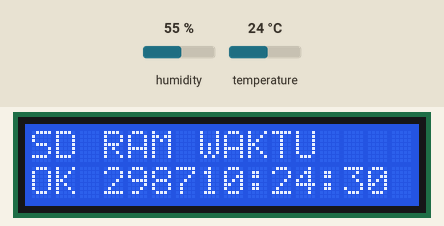
The sketch below on a simulated Arduino Nano, built with avr-gcc and run on an emulated ATmega328P. Parts: 16×2 character LCD. Inputs (shaded band) come from the test bench; at power-on: humidity 55 %, temperature 24 °C. The local clock reads 2024-03-15 10:24:30 at power-on unless the sketch sets it; storage starts empty; what the sketch prints to the serial monitor is not drawn.

Above: at 0.7 s.
At 5.1 s:
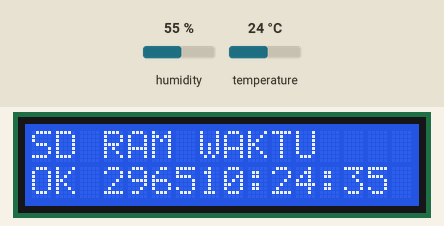
At 10.1 s:
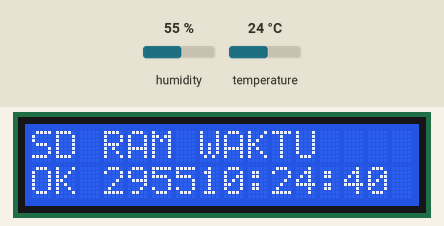
At 18.3 s:
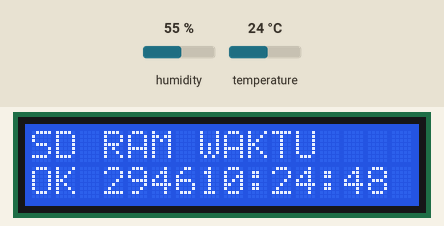
At 27.2 s:
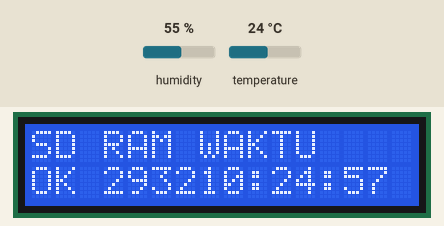
At 38.2 s:
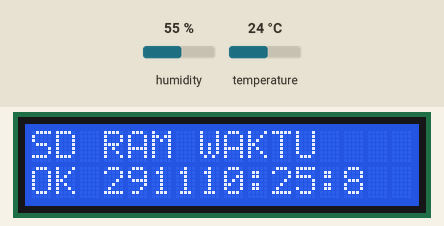

The sketch:

main.ino
```cpp
#include <SD.h>
#include <Wire.h>
#include <DS3231.h>
#include "DHT.h"
#include <LCD_I2C.h>

LCD_I2C lcd(0x27, 16, 2);

#define DHTPIN 2
#define DHTTYPE DHT11

#define PIN_SPI_CS 4

#define S1 A0
#define S2 A1
#define S3 A2
#define S4 A3
#define S5 A6

RTClib myRTC;
File myFile;
bool CondSD;
DateTime now;

DHT dht(DHTPIN, DHTTYPE);
float lembap, suhu;

int freeRam() {
  extern int __heap_start, *__brkval;
  int v;
  return (int) &v - (__brkval == 0 ? (int) &__heap_start : (int) __brkval);
}

void setupSensor(){
    pinMode(S1, INPUT);
    pinMode(S2, INPUT);
    pinMode(S3, INPUT);
    pinMode(S4, INPUT);
    pinMode(S5, INPUT);
}

bool setupFileSD(){
    if (!SD.begin(PIN_SPI_CS)) {
        return 0;
    }else{
        return 1;
    }
}

bool writeFile(String file_name, String txt){
    myFile = SD.open(file_name, FILE_WRITE);
    if(myFile){
        myFile.println(txt);
        myFile.close();
        return 1;
    }else{
        return 0;
    }
}

String getDate(){
    now = myRTC.now();

    return (
        String(now.year(), DEC) + "/" +
        String(now.month(), DEC) + "/" +
        String(now.day(), DEC)
    );
}

String getTime(){
    now = myRTC.now();

    return (
        String(now.hour(), DEC) + ":" +
        String(now.minute(), DEC) + ":" +
        String(now.second(), DEC)
    );
}

void getDHT(){
    lembap = dht.readHumidity();
    suhu = dht.readTemperature();
}

void printLCD(){
    lcd.clear();
    // SD
    lcd.setCursor(0, 0);
    lcd.print("SD");
    lcd.setCursor(0, 1);
    if(CondSD){
        lcd.print("OK");
    }else{
        lcd.print("ER");
    }

    // RAM
    lcd.setCursor(3, 0);
    lcd.print("RAM");
    lcd.setCursor(3, 1);
    lcd.print(freeRam());

    // WAKTU
    lcd.setCursor(7, 0);
    lcd.print("WAKTU");
    lcd.setCursor(7, 1);
    lcd.print(getTime());
}

void setup() {
    Serial.begin(9600);
    lcd.begin();
    lcd.backlight();

    Wire.begin();
    setupSensor();

    dht.begin();

    if(setupFileSD()){
        Serial.println("file berhasil");
        CondSD = true;
    }else{
        Serial.println("File Gagal");
        CondSD = false;
        delay(500);
        setup();
    }
    delay(500);
}

void loop() {
    printLCD();
    delay(500);
    getDHT();
    Serial.println(freeRam());
    Serial.println(getTime());
    if(writeFile("test252.csv", "hallo")){
        Serial.println("Menulis");
        CondSD = true;
    }else{
        Serial.println("Gagal Menulis");
        CondSD = false;
        setup();
    }
}
```

Measured:
- what the display in image 0 shows lasts 0.6 s, from 0.6 s to 1.2 s
- what the display in image 1 shows lasts 1.2 s, from 5.0 s to 6.2 s
